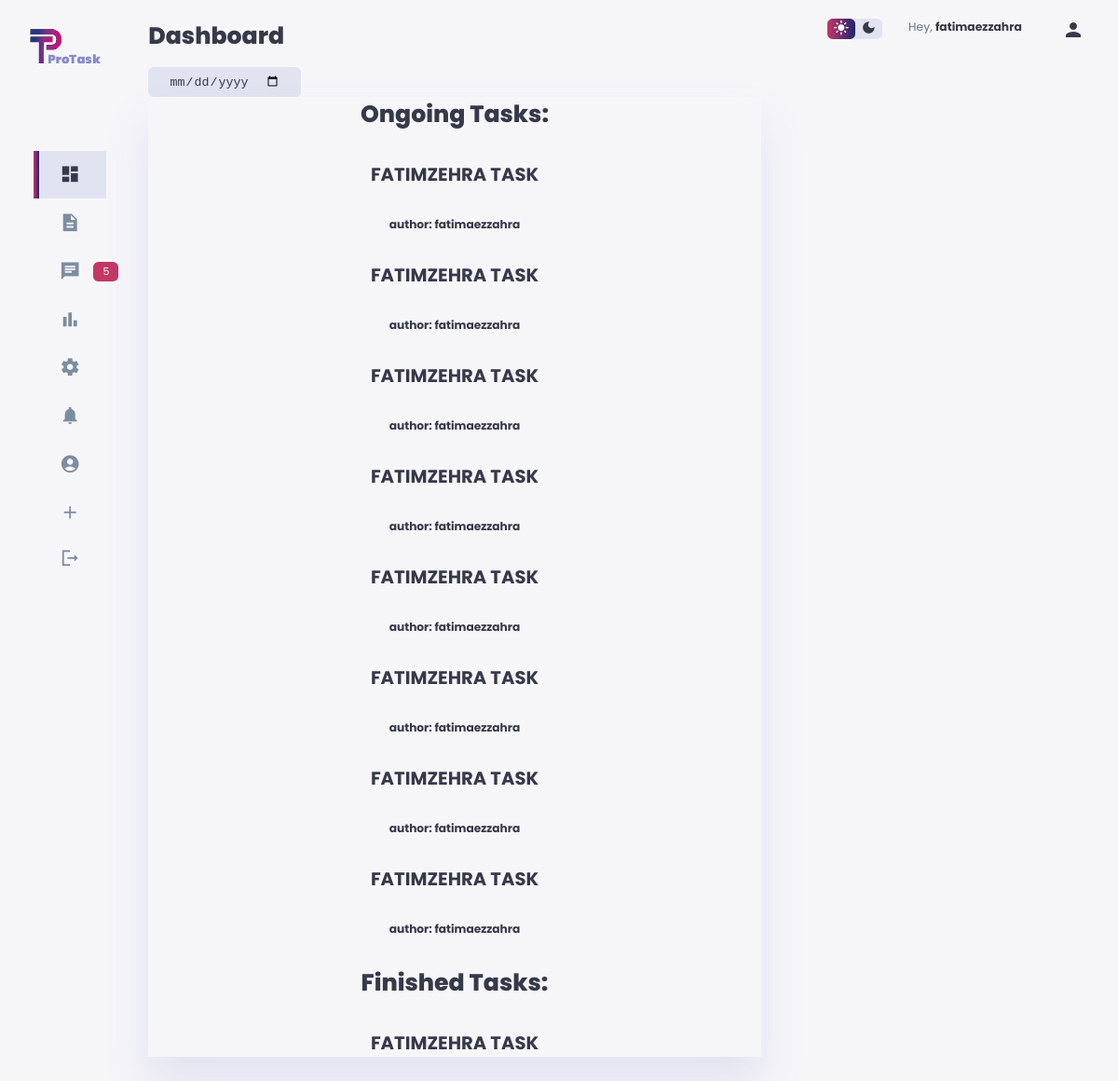
The page /projects/fatimaezzahra (signed in) on the database its author committed.
### website/models.py (models this page shows)
class Task(db.Model):
    id = db.Column(db.Integer(), primary_key=True)
    open_task = db.Column(db.String(20), nullable=False)
    date_created = db.Column(db.DateTime(timezone=True), default=func.now())
    ongoing_task = db.Column(db.String(20), nullable=True)
    task_descriptif = db.Column(db.String(200), nullable=False)
    operator = db.Column(db.Integer, db.ForeignKey(
        "user.id", ondelete="CASCADE"), nullable=False)
    finished = db.relationship(
        "FinishedTask", backref="task", passive_deletes=True)
    comment = db.relationship('Comment', backref='task', passive_deletes=True)

class User(db.Model, UserMixin):
    id = db.Column(db.Integer(), primary_key=True)
    first_name = db.Column(db.String(20))
    last_name = db.Column(db.String(20))
    job = db.Column(db.String(20))
    username = db.Column(db.String(20), nullable=False, unique=True)
    email = db.Column(db.String(20), nullable=False, unique=True)
    password = db.Column(db.String(100), nullable=False)
    date_created = db.Column(db.DateTime(timezone=True), default=func.now())
    picture = db.Column(db.LargeBinary())
    mimetype = db.Column(db.Text)
    filename = db.Column(db.Text)
    task = db.relationship('Task', backref='user', passive_deletes=True)
    comment = db.relationship('Comment', backref='user', passive_deletes=True)

class FinishedTask(db.Model):
    id = db.Column(db.Integer(), primary_key=True)
    finished_task = db.Column(db.String(20), nullable=False)
    operator_username = db.Column(db.String(20), nullable=False)
    finished_task_operator = db.Column(db.Integer, db.ForeignKey(
        "task.id", ondelete="CASCADE"))

### website/views.py (the view)
@views.route("/projects/<username>")
@login_required
def projects(username):
    user = User.query.filter_by(username=username).first()
    task = user.task
    finishedtasks = FinishedTask.query.filter_by(
        finished_task_operator=current_user.id).all()
    return render_template("projects.html", user=current_user, task=task, finishedtasks=finishedtasks, username=username)

### website/views.py
class SearchForm(FlaskForm):
    searched = StringField("Searched", validators=[DataRequired()])
    submit = SubmitField("Submit")

### website/__init__.py (called while the page is built)
def create_app():
    app.config['SECRET_KEY'] = "0929653ee74200d1322c11721a9e5f27af2d35901a38c0c1f4a7319cde1d8234"
    app.config["SQLALCHEMY_DATABASE_URI"] = f"sqlite:///{DB_NAME}"
    from .views import views
    from .auth import auth
    from .models import User, Task, FinishedTask, Comment, Search
    app.register_blueprint(views, url_prefix="/")
    app.register_blueprint(auth, url_prefix="/")
    with app.app_context():
        db.init_app(app)
        db.create_all()
    login_manager = LoginManager()
    login_manager.login_view = "auth.login"
    login_manager.init_app(app)
    @login_manager.user_loader
    def load_user(id):
        return User.query.get(int(id))
    return app

### website/views.py (called while the page is built)
@views.context_processor
def base():
    form = SearchForm()
    return dict(form=form)

### website/templates/projects.html (shortened to what this page needs)
<!DOCTYPE html>
<html lang="en">
<head>
    <link rel="stylesheet" href="{{url_for('static',filename='style.css')}}">
</head>
<body>
    <div class="container">
        <aside>
            <div class="top">
                <div class="logo">
                    <img src="{{url_for('static',filename='images/logo1.png')}}" alt="Logo" />
                </div>
            </div>
            <div class="sidebar">
                <a href="/dashboard" class="active">
                    <span class="material-icons-sharp"> dashboard </span>
                </a>
                <a href="/description/{{current_user.id}}">
                    <span class="material-icons-sharp">description</span>
                </a>
                <a href="#">
                    <span class="material-icons-sharp">chat</span>
                    <span class="message-count">5</span>
                </a>
                <a href="/projects/{{current_user.username}}">
                    <span class="material-icons-sharp">bar_chart</span>
                </a>
                <a href="#">
                    <span class="material-icons-sharp">settings</span>
                </a>
                <a href="#">
                    <span class="material-icons-sharp">notifications</span>
                </a>
                <a href="/profile/{{current_user.id}}">
                    <span class="material-icons-sharp">account_circle</span>
                </a>
                <a href="/tasks">
                    <span class="material-icons-sharp"> add </span>
                </a>
                <a href="/logout"><span class="material-icons-sharp">logout</span>
                </a>
            </div>
        </aside>
        <main>
            <h1>Dashboard</h1>
            <div class="date">
                <input type="date" />
            </div>
            <div class="paragraphe">
                <h1 class="p-graphe">Ongoing Tasks:</h1>
                {%for t in task%}
                <h2 class="p-graphe">{{t.ongoing_task}}</h2>
                <h3 class="p-graphe"> author: {{t.user.username}}</h3>
                {%endfor%}
                <h1 class="p-graphe">Finished Tasks:</h1>
                {%for f in finishedtasks%}
                <h2 class="p-graphe">{{f.finished_task}}</h2>
                {%endfor%}
            </div>
        </main>
        <div class="right">
            <div class="top">
                <div class="theme-toggler">
                    <span class="material-icons-sharp active" id='light'> light_mode </span>
                    <span class="material-icons-sharp" id='dark'> dark_mode </span>
                </div>
                <div class="profile">
                    <div class="info">
                        <p>Hey, <b>{{user.username}}</b></p>
                    </div>
                    <div class="profile-photo">
                        <span class="material-icons-sharp">person</span>
                    </div>
                </div>
            </div>
        </div>
    </div>
</body>
</html>

### website/static/style.css (style rules this page uses)
:root { --color-primary: linear-gradient(to right, #c33764, #1d2671); --color-danger: #c33764; --color-success: #41f1b6; --color-warning: #ffbb55; --color-white: #fff; --color-info-dark: #7d8da1; --color-info-light: #dce1eb; --color-dark: #363949; --color-light: rgba(132, 139, 200, 0.18); --color-primary-variant: #7380ec; ; --color-dark-variant: #677483; --color-background: #f6f6f9; --card-border-radius: 2rem; --border-radius-1: 0.4rem; --border-radius-2: 0.8rem; --border-radius-3: 1.2rem; --card-padding: 1.8rem; --padding-1: 1.2rem; --box-shadow: 0 2rem 3rem var(--color-light); }
* { margin: 0; padding: 0; outline: 0; appearance: none; border: 0; text-decoration: none; list-style: none; box-sizing: border-box; }
html { font-size: 14px; }
body { width: 100vw; height: 100vh; font-family: poppins, sans-serif; font-size: 0.88rem; background: var(--color-background); user-select: none; overflow-x: hidden; color: var(--color-dark); }
.container { display: grid; width: 96%; margin: 0 auto; gap: 1.8rem; grid-template-columns: 14rem auto 23rem; }
a { color: var(--color-dark); }
img { display: block; width: 100%; }
h1 { font-weight: 800; font-size: 1.8rem; }
h2 { font-size: 1.4rem; }
h3 { font-size: 0.87rem; }
.profile-photo { width: 2.8rem; height: 2.8rem; border-radius: 50%; overflow: hidden; }
p { color: var(--color-dark-variant); }
b { color: var(--color-dark); }
aside { height: 100vh; }
aside .top { display: flex; align-items: center; justify-content: space-between; margin-top: 1.4rem; }
aside .logo { display: flex; gap: 0.8rem; }
aside .logo img { width: 600px; height: 100px; margin-right: 42%; }
aside .sidebar { display: flex; flex-direction: column; height: 86vh; position: relative; top: 3rem; }
aside .sidebar a { display: flex; color: var(--color-info-dark); margin-left: 2rem; gap: 1rem; align-items: center; position: relative; height: 3.7rem; transition: all 300ms ease; }
aside .sidebar a span { font-size: 1.6rem; transition: all 300ms ease; }
aside .sidebar a:last-child { position: absolute; bottom: 2rem; width: 100%; }
aside .sidebar a.active { background: var(--color-light); color: var(--color-primary); margin-left: 0; }
aside .sidebar a.active:before { content: ""; width: 6px; height: 100%; background: var(--color-primary); }
aside .sidebar a.active span { color: var(--color-primary); margin-left: calc(1rem - 6px); }
aside .sidebar .message-count { background: var(--color-danger); color: var(--color-white); padding: 2px 10px; font-size: 11px; border-radius: var(--border-radius-1); }
main { margin-top: 1.4rem; }
main .date { display: inline-block; background: var(--color-light); border-radius: var(--border-radius-1); margin-top: 1rem; padding: 0.5rem 1.6rem; }
main .date input[type="date"] { background: transparent; color: var(--color-dark); }
.right { margin-top: 1.4rem; }
.right .top { display: flex; justify-content: end; gap: 2rem; }
.right .theme-toggler { background: var(--color-light); display: flex; justify-content: space-between; align-items: center; height: 1.6rem; width: 4.2rem; cursor: pointer; border-radius: var(--border-radius-1); }
.right .theme-toggler span { font-size: 1.2rem; width: 50%; height: 100%; display: flex; align-items: center; justify-content: center; }
.right .theme-toggler span.active { background: var(--color-primary); color: white; border-radius: var(--border-radius-1); }
.right .top .profile { display: flex; gap: 2rem; text-align: right; }
.p-graphe { align-items: center; display: flex; justify-content: center; text-align: center; margin-bottom: 30px; }
.paragraphe { box-shadow: 0 2rem 3rem var(--color-light); }
@media screen and (max-width: 1200px) { .container { width: 94%; grid-template-columns: 7rem auto 23rem; } }
@media screen and (max-width: 1200px) { .logo { margin-left: -70%; } }
@media screen and (max-width: 1200px) { aside .sidebar a { width: 5.6rem; } }
@media screen and (max-width: 1200px) { aside .sidebar a:last-child { position: relative; margin-top: 1.8rem; } }

### rows shown on the page
Task: ongoing_task "FATIMZEHRA TASK", user.username "fatimaezzahra"
Task: ongoing_task "FATIMZEHRA TASK", user.username "fatimaezzahra"
Task: ongoing_task "FATIMZEHRA TASK", user.username "fatimaezzahra"
Task: ongoing_task "FATIMZEHRA TASK", user.username "fatimaezzahra"
Task: ongoing_task "FATIMZEHRA TASK", user.username "fatimaezzahra"
Task: ongoing_task "FATIMZEHRA TASK", user.username "fatimaezzahra"
Task: ongoing_task "FATIMZEHRA TASK", user.username "fatimaezzahra"
Task: ongoing_task "FATIMZEHRA TASK", user.username "fatimaezzahra"
FinishedTask: finished_task "FATIMZEHRA TASK"
User: username "fatimaezzahra"
